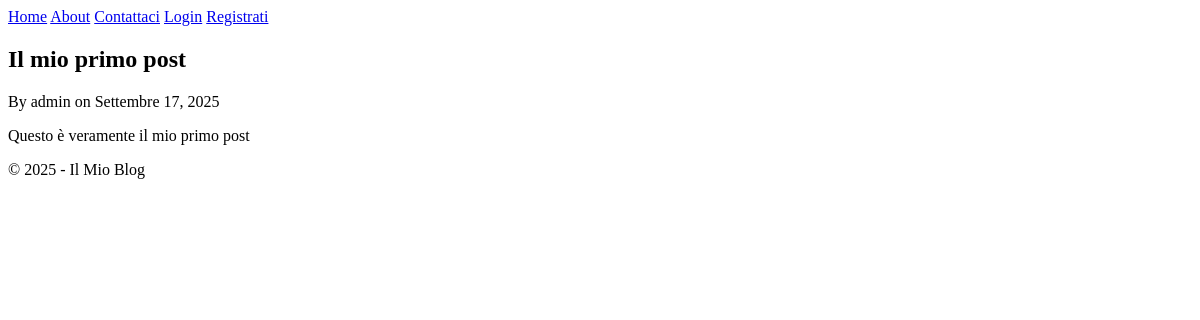
The app's page /blog/post/1/, older data.
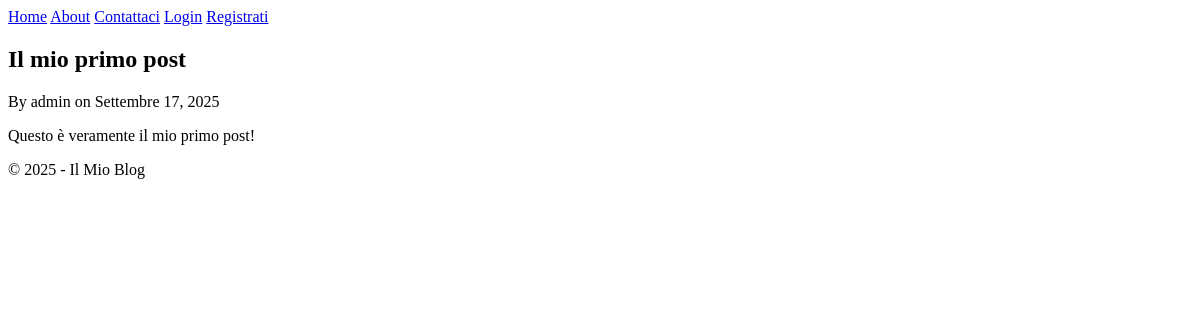
The same page, newer data.
### blog/models.py (models this page shows, shortened)
class Post(models.Model):
    title = models.CharField(max_length=100)
    content = models.TextField(null=True, blank=True)
    date_posted = models.DateTimeField(default=timezone.now)
    author = models.ForeignKey(User, on_delete=models.CASCADE)

### blog/views.py (the view)
# urls.py: path('post/<int:pk>/', PostDetailView.as_view(), name='post-detail'),
class PostDetailView(DetailView):
    model = Post

### blog/templates/blog/post_detail.html (shortened to what this page needs)
{% extends "blog/base.html" %}
{% block content %}
  <article>
    <h2>{{ object.title }}</h2>
    <p>By {{ object.author.username }} on {{ object.date_posted|date:"F d, Y" }}</p>
    <p>{{ object.content }}</p>
  </article>
{% endblock content %}

Row changes from the older to the newer data that the page shows:
changed Post "Il mio primo post": content "Questo è veramente il mio primo post" → "Questo è veramente il mio primo post!"
